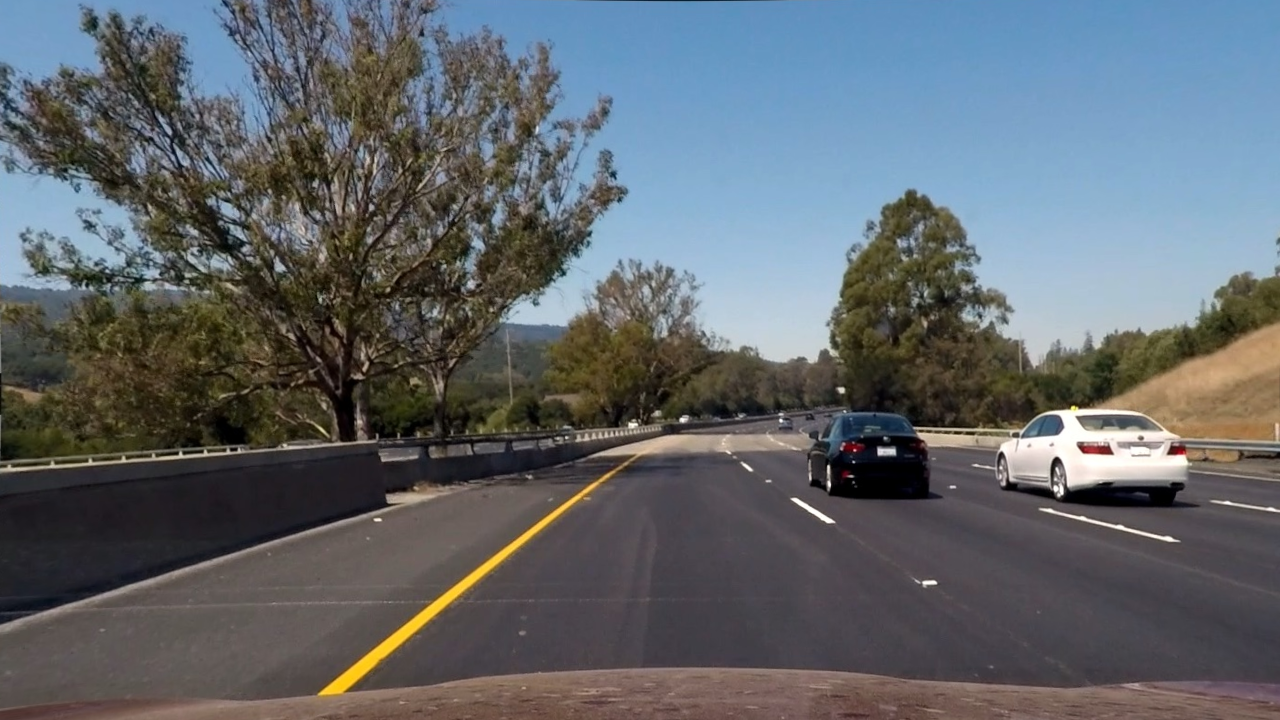
#> input picture output_images/undistorted.png, 1280 x 720 px
$ python 06_draw_lane.py
#> lines starting #> are read from the running program, lines starting #| are printed output that depends on the picture; after the words box and inside, x2 and y2 are one past the last pixel; in counts of white or black regions, pixels touching at a corner belong together
import numpy as np
import cv2 as cv

img = cv.imread('output_images/undistorted.png')
#> img is the input picture: shape (720, 1280, 3); mean B, G, R 107, 102.1, 96.6
lane = np.load('output_images/lane_fit.npz')
#> (reads output_images/lane_fit.npz from the repository)
left_fit = lane['left_fit']
right_fit = lane['right_fit']
curvature = lane['curvature']
offset = lane['offset']
h, w = img.shape[:2]
#> h = 720; w = 1280

perspective = np.load('output_images/perspective.npz')
#> (reads output_images/perspective.npz from the repository)
src = perspective['src']
dst = perspective['dst']

def warper(img, src, dst):

    # Compute and apply perpective transform
    img_size = (img.shape[1], img.shape[0])
    M = cv.getPerspectiveTransform(src, dst)
    warped = cv.warpPerspective(img, M, img_size, flags=cv.INTER_NEAREST)  # keep same size as input image

    return warped

ploty = np.arange(h)
#> ploty = 720 values from 0 to 719
left_fitx = left_fit[0] * ploty ** 2 + left_fit[1] * ploty + left_fit[2]
right_fitx = right_fit[0] * ploty ** 2 + right_fit[1] * ploty + right_fit[2]

lane_img = np.zeros((h, w, 3), dtype='uint8')
for y in range(h):
    cv.line(lane_img, (int(left_fitx[y]), y), (int(right_fitx[y]), y), (0, 255, 0), 1)
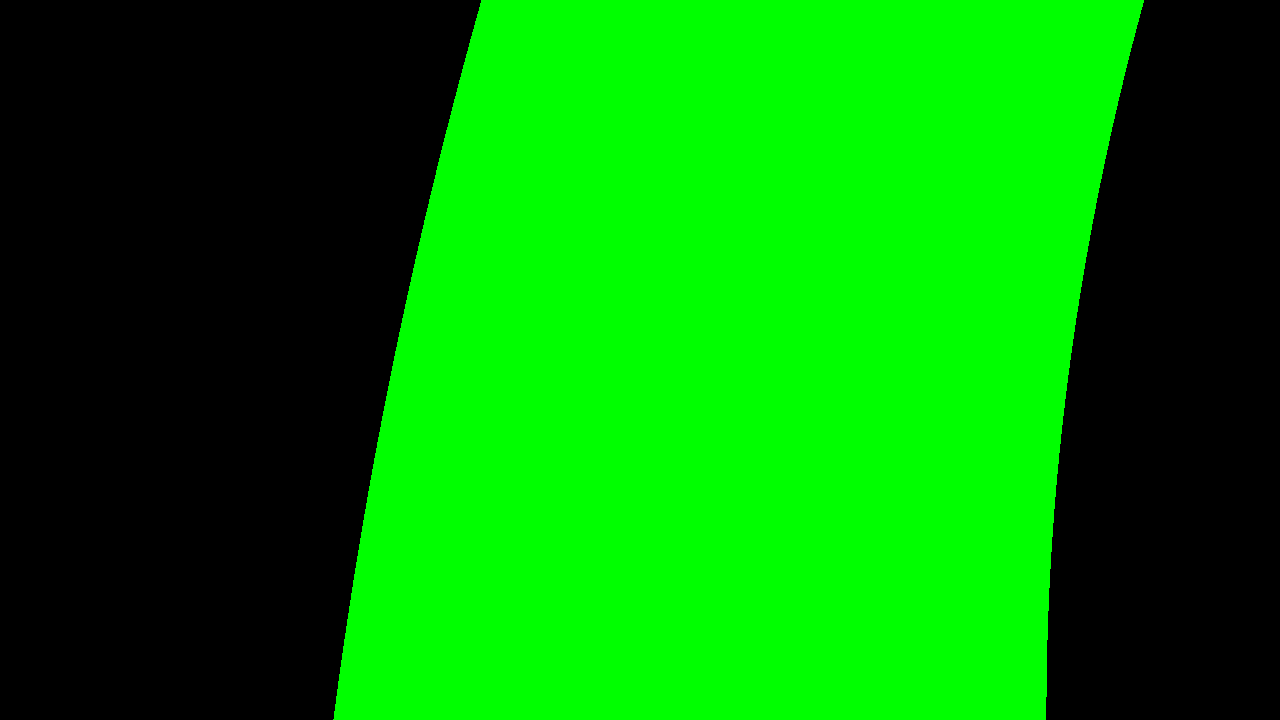
#> lane_img: shape (720, 1280, 3); mean of channels 0, 1, 2 0, 135.6, 0; drawn as B, G, R
for y in range(h - 1):
    cv.line(lane_img, (int(left_fitx[y]), y), (int(left_fitx[y + 1]), y + 1), (0, 0, 255), 20)
    cv.line(lane_img, (int(right_fitx[y]), y), (int(right_fitx[y + 1]), y + 1), (255, 0, 0), 20)
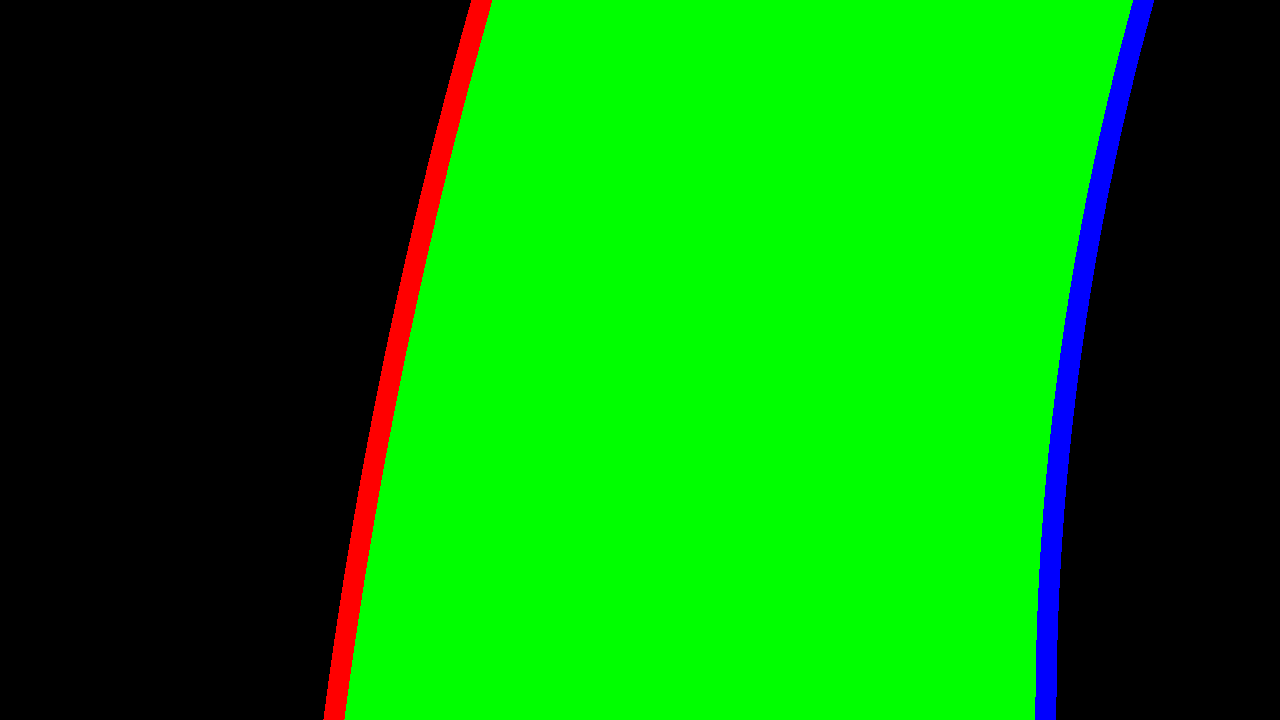
#> lane_img: shape (720, 1280, 3); 3.28% of pixels changed, all inside (x1, y1, x2, y2) = (323, 0, 1154, 720); drawn as B, G, R

lane_back = warper(lane_img, dst, src)
#> in warper, `M = cv.getPerspectiveTransform(src, dst)`: M = [[0.202, -0.758, 385.6], [1.55e-16, -0.483, 340], [0, -0.00158, 1]]
#> in warper, `warped = cv.warpPerspective(img, M, img_size, flags=cv.INTER_NEAREST)`:
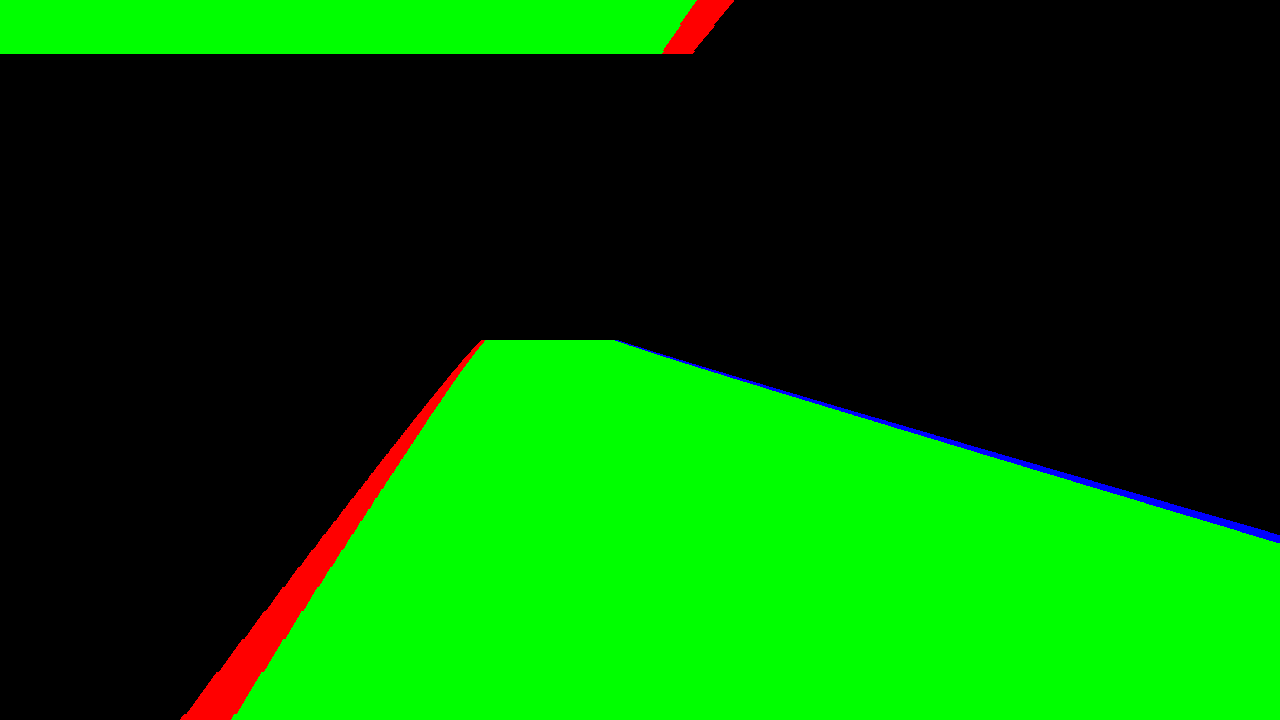
#> warped: shape (720, 1280, 3); mean of channels 0, 1, 2 0.9, 88.3, 3.4; drawn as B, G, R
result = cv.addWeighted(img, 1, lane_back, 0.4, 0)

side = 'right' if offset > 0 else 'left'
cv.putText(result, 'Radius of Curvature = %d(m)' % curvature, (40, 60), cv.FONT_HERSHEY_SIMPLEX, 1.5, (255, 255, 255), 3)
cv.putText(result, 'Vehicle is %.2fm %s of center' % (abs(offset), side), (40, 120), cv.FONT_HERSHEY_SIMPLEX, 1.5, (255, 255, 255), 3)
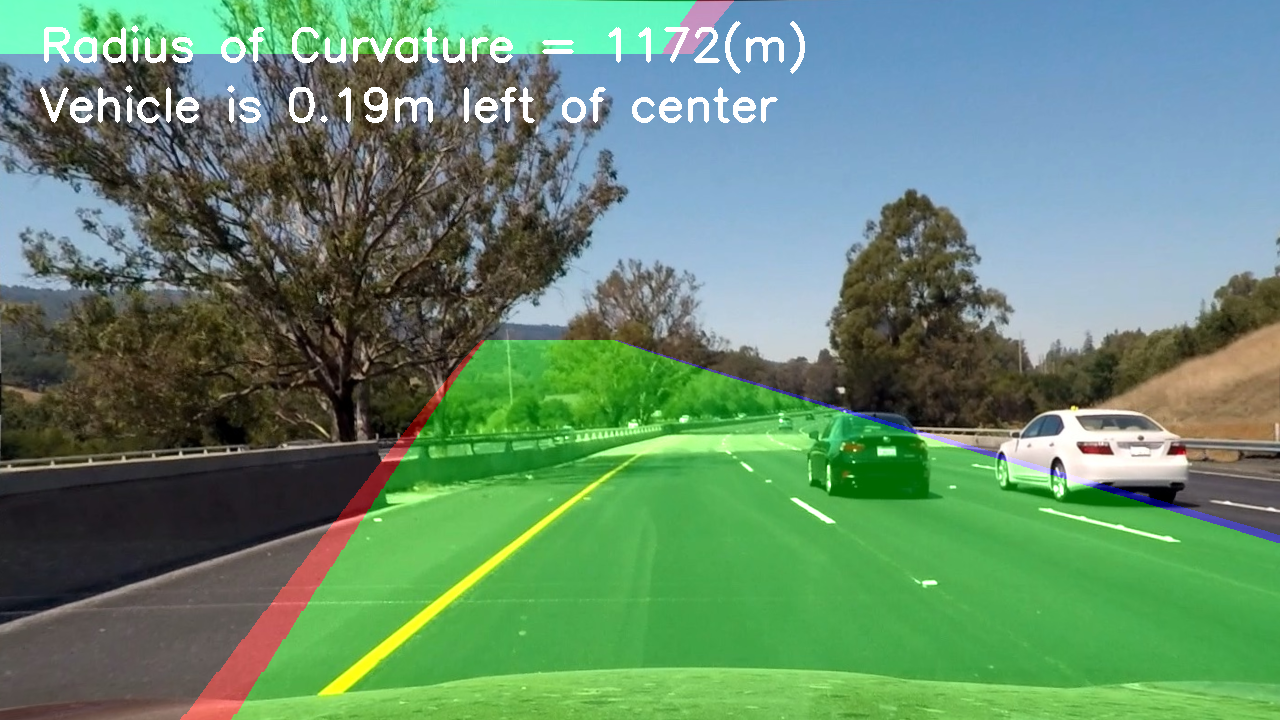
#> result: shape (720, 1280, 3); mean B, G, R 109.3, 138.8, 100.4

cv.imshow('Bird\'s eye view lane', lane_img)
cv.imshow('Result', result)

cv.waitKey(0)
cv.destroyAllWindows()
